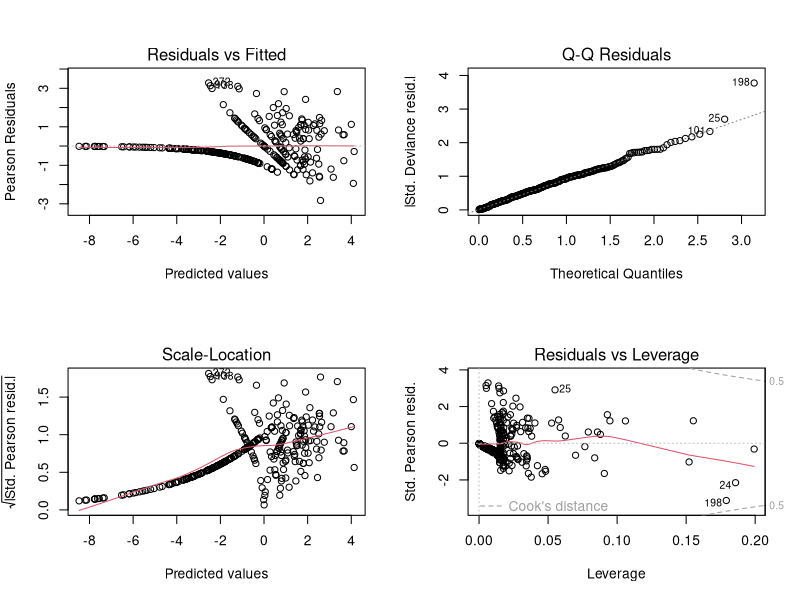
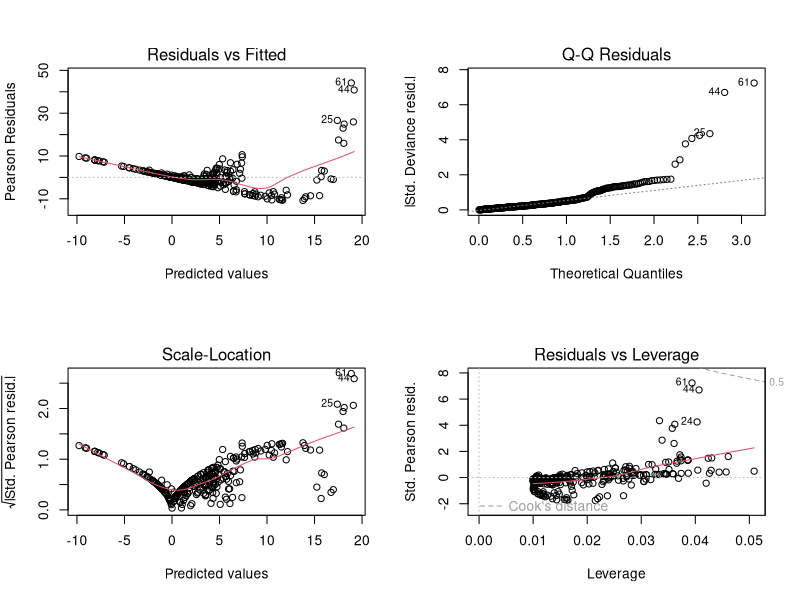
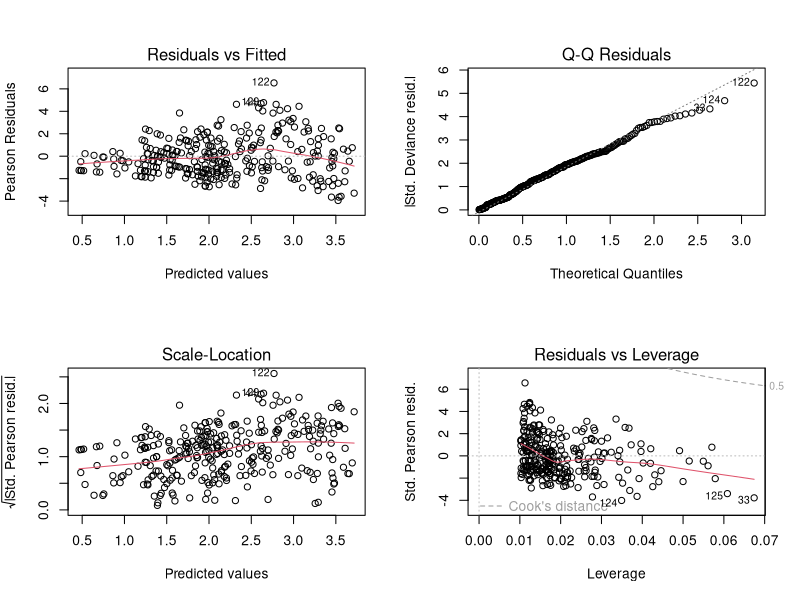

Recreate these plots in R, in order.
## ---- chunk 1
knitr::opts_chunk$set(echo = TRUE)
## ---- chunk 2
require(tidyverse)
## ---- chunk 3
#Create Predictor
predictor <- runif(5, min = 0, max = 1)

#Make a Model Matrix of Predictor values
model_matrix <- model.matrix(~predictor)

#View the created Model Matrix
print(model_matrix)
## ---- chunk 4
B0 <- 10
B1 <- 2
parameters <- c(B0, B1)
print(parameters)
## ---- chunk 5
response <- model_matrix %*% parameters
print(response)
## ---- chunk 6
as_factor <- factor(rep(c("low", "high"), 2))
model_matrix <- model.matrix(~as_factor)
print(model_matrix)
## ---- chunk 7
B0 <- 5
B1 <- 5
parameters <- c(B0, B1)
response1 <- model_matrix %*% parameters
response2 <- B0 + B1 * (as.numeric(as_factor) - 1)
cbind(response1, response2)
## ---- chunk 8
n.groups <- 3
n.sample <- 100
n <- n.groups * n.sample

x <- rep(1:n.groups, rep(n.sample, n.groups)) ## population indicator
population <- factor(x, labels = c("Pyrenees", "Massif Central", "Jura"))

length <- runif(n, 4.5, 7.0) ## wing length
length <- length - mean(length)

## ---- chunk 9
Xmat <- model.matrix(~population * length)
beta.vector <- c(-2, 1, 2, 5, -2, -7)
## ---- chunk 10
linear_predictor <- Xmat[,] %*% beta.vector
lambda <- exp(linear_predictor) 
# Lambda= poisson mean
C <- rpois(n = n, lambda = lambda)
## ---- chunk 11
model1 <- glm(C ~ population * length, poisson)
summary(model1)
## ---- chunk 12
par(mfrow=c(2, 2))
plot(model1)
## ---- chunk 13
model2 <- glm(C ~ population*length)
summary(model2)
## ---- chunk 14
plot(model2)
## ---- chunk 15
n.groups <- 3
n.sample <- 100
n <- n.groups * n.sample

x <- rep(1:n.groups, rep(n.sample, n.groups))
population <- factor(x, labels = c("Pyrenees", "Massif Central", "Jura"))

wetness <- runif(n, 0, 1)

## ---- chunk 16
N <- round(runif(n, 10, 50))
Xmat <- model.matrix(~population * wetness)
beta.vector <- c(-4, 1, 2, 6, 2, -5)
## ---- chunk 17
linear.pred <- Xmat[,] %*% beta.vector
exp.p <- exp(linear.pred) / (1 + exp(linear.pred))
C <- rbinom(n = n, size = N, prob = exp.p)
## ---- chunk 18
model1 <- glm(cbind(C, N-C) ~ population*wetness, binomial)
summary(model1)
## ---- chunk 19
model2 <- glm(C ~ population * wetness, poisson)
#(Incorrectly) specify a poisson distribution
plot(model2)
